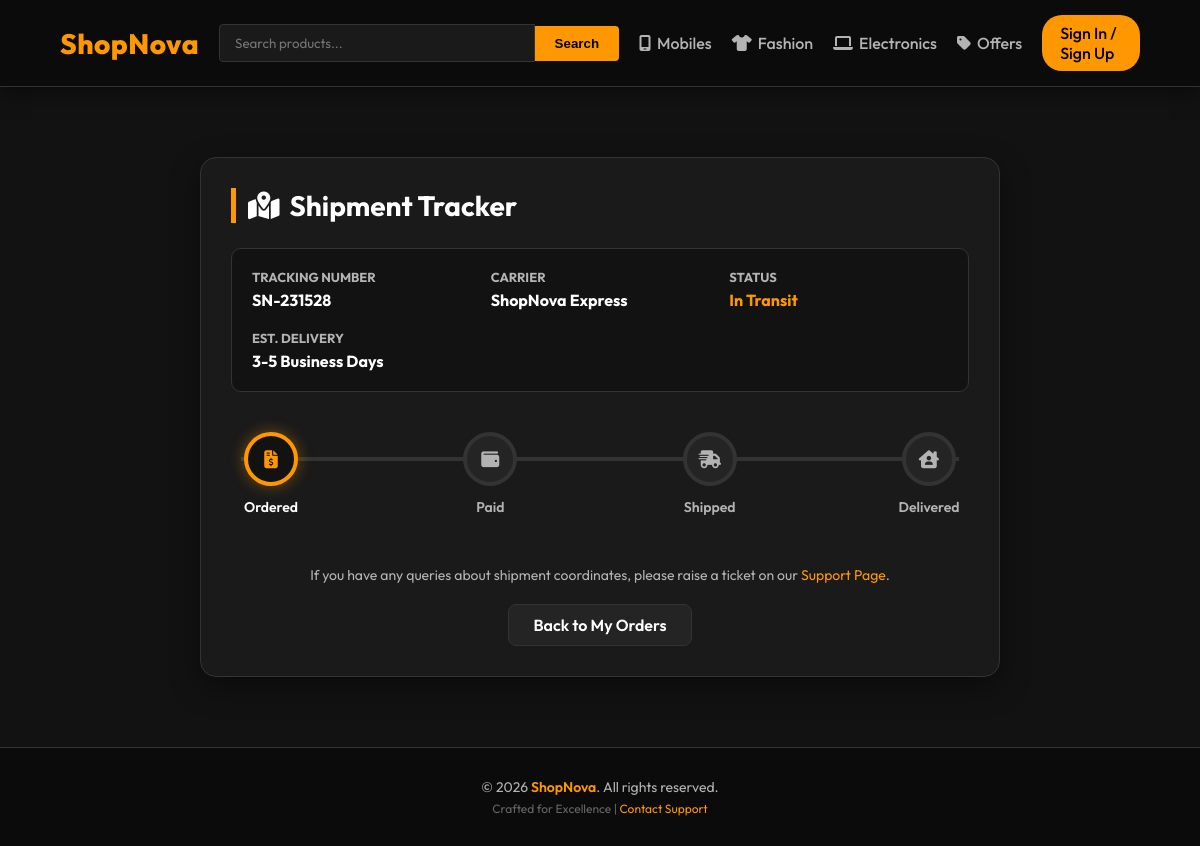
Screenshot of /shipping/track/1/ with the database file from the repository.
### shipping/models.py (models this page shows, shortened)
class ShippingInfo(models.Model):
    order = models.OneToOneField(Order, on_delete=models.CASCADE, related_name='shipping_info')
    tracking_number = models.CharField(max_length=100, unique=True)
    carrier = models.CharField(max_length=50, default='ShopNova Express')
    status = models.CharField(max_length=100, default='In Transit')
    estimated_delivery = models.DateField(null=True, blank=True)

### shipping/views.py (the view)
# urls.py: path('track/<int:order_id>/', views.track_shipment, name='track_shipment'),
def track_shipment(request, order_id):
    order = get_object_or_404(Order, id=order_id)
    shipping_info = get_object_or_404(ShippingInfo, order=order)
    status = order.status
    stages = {
        'ordered': True,
        'paid': status in ['paid', 'shipped', 'delivered'],
        'shipped': status in ['shipped', 'delivered'],
        'delivered': status == 'delivered'
    }
    context = {
        'order': order,
        'shipping': shipping_info,
        'stages': stages,
    }
    return render(request, 'shipping_test.html', context)

### shipping/templates/shipping_test.html (shortened to what this page needs)
{% extends 'base.html' %}
{% load static %}
{% block extra_css %}
<link rel="stylesheet" href="{% static 'shipping/css/style.css' %}">
{% endblock %}
{% block content %}
<div class="shipping-container">
    <h2 class="shipping-title"><i class="fa-solid fa-map-location-dot"></i> Shipment Tracker</h2>
    <div class="shipping-meta">
        <div class="meta-item">
            <h5>Tracking Number</h5>
            <p>{{ shipping.tracking_number }}</p>
        </div>
        <div class="meta-item">
            <h5>Carrier</h5>
            <p>{{ shipping.carrier }}</p>
        </div>
        <div class="meta-item">
            <h5>Status</h5>
            <p style="color: var(--accent-orange);">{{ shipping.status }}</p>
        </div>
        <div class="meta-item">
            <h5>Est. Delivery</h5>
            <p>{% if shipping.estimated_delivery %}{{ shipping.estimated_delivery }}{% else %}3-5 Business Days{% endif %}</p>
        </div>
    </div>
    <div class="timeline">
        <div class="timeline-node {% if stages.ordered %}active{% endif %}">
            <div class="node-dot"><i class="fa-solid fa-file-invoice-dollar"></i></div>
            <div class="node-label">Ordered</div>
        </div>
        <div class="timeline-node {% if stages.paid %}active{% endif %}">
            <div class="node-dot"><i class="fa-solid fa-wallet"></i></div>
            <div class="node-label">Paid</div>
        </div>
        <div class="timeline-node {% if stages.shipped %}active{% endif %}">
            <div class="node-dot"><i class="fa-solid fa-truck-fast"></i></div>
            <div class="node-label">Shipped</div>
        </div>
        <div class="timeline-node {% if stages.delivered %}active{% endif %}">
            <div class="node-dot"><i class="fa-solid fa-house-chimney-user"></i></div>
            <div class="node-label">Delivered</div>
        </div>
    </div>
    <div style="text-align: center; margin-top: 50px;">
        <p style="color: var(--text-secondary); font-size: 14px;">If you have any queries about shipment coordinates, please raise a ticket on our <a href="/support/" style="color: var(--accent-orange); text-decoration: none;">Support Page</a>.</p>
        <a href="/orders/" class="btn-back-orders">Back to My Orders</a>
    </div>
</div>
{% endblock %}

### shipping/static/shipping/css/style.css (style rules this page uses)
.timeline-node { transition: transform 0.2s; }

### templates/base.html (style rules this page uses)
:root { --bg-primary: #121212; --bg-secondary: #1a1a1a; --bg-card: #242424; --text-primary: #ffffff; --text-secondary: #b3b3b3; --accent-orange: #ff9800; --accent-pink: #e91e63; --border-color: #333333; --glass-bg: rgba(30, 30, 30, 0.75); --glass-border: rgba(255, 255, 255, 0.1); }
* { box-sizing: border-box; margin: 0; padding: 0; }
body { font-family: 'Outfit', sans-serif; background-color: #121212; color: var(--text-primary); min-height: 100vh; display: flex; flex-direction: column; }

### rows the page displays
ShippingInfo: tracking_number "SN-231528", carrier "ShopNova Express", status "In Transit"
